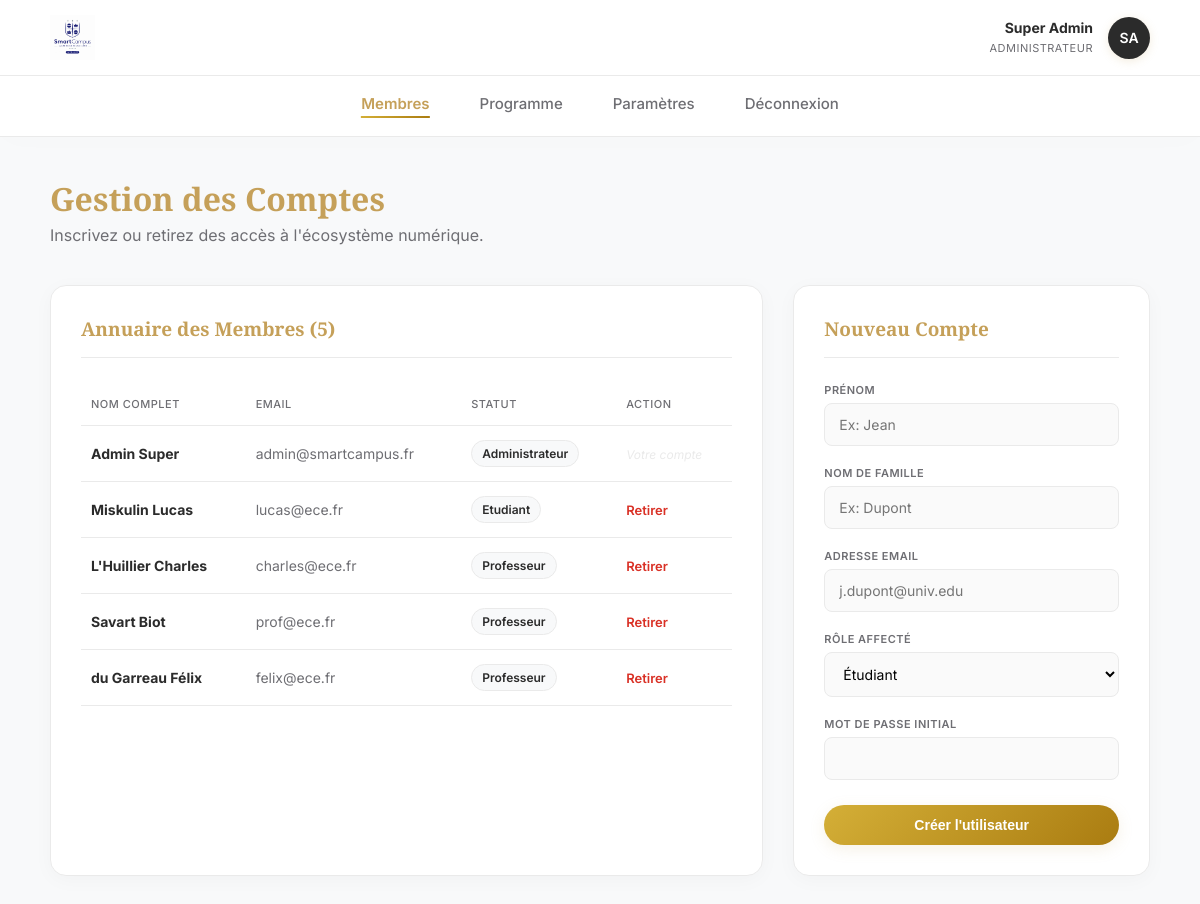
The app's page /dashboard_administrateur.php (signed in) with its own data.
### tables this page shows
CREATE TABLE utilisateurs (
        id INTEGER PRIMARY KEY AUTOINCREMENT,
        prenom TEXT NOT NULL,
        nom TEXT NOT NULL,
        email TEXT UNIQUE NOT NULL,
        role TEXT CHECK(role IN ('etudiant', 'professeur', 'administrateur')) NOT NULL,
        mot_de_passe_hash TEXT NOT NULL,
        statut_compte TEXT DEFAULT 'actif',
        groupe_id INTEGER,
        FOREIGN KEY(groupe_id) REFERENCES groupes(id) ON DELETE SET NULL
    );

### dashboard_administrateur.php (the view, shortened to what this page needs)
<?php
require_once 'db.php';
$stmt_admin = $db->prepare("SELECT prenom, nom FROM utilisateurs WHERE id = ?");
$stmt_admin->execute([$_SESSION['utilisateur_id']]);
$admin = $stmt_admin->fetch(PDO::FETCH_ASSOC);
$initiales = strtoupper(substr($admin['prenom'], 0, 1) . substr($admin['nom'], 0, 1));
$utilisateurs = $db->query("SELECT id, prenom, nom, email, role FROM utilisateurs ORDER BY role, nom")->fetchAll(PDO::FETCH_ASSOC);
?>
<!DOCTYPE html>
<html lang="fr">
<head>
    <link rel="stylesheet" href="style.css">
</head>
<body>
    <header class="top-bar">
        <img src="images/logo.jpg" alt="Logo HEJ">
        <div class="user-widget">
            <div class="user-widget-info" style="text-align: right;">
                <strong><?= htmlspecialchars($admin['prenom'] . ' ' . $admin['nom']) ?></strong>
                <span>Administrateur</span>
            </div>
            <div class="avatar-small" style="background:#2b2b2b;"><?= $initiales ?></div>
        </div>
    </header>
    <nav class="top-nav">
        <a href="dashboard_administrateur.php" class="active">Membres</a>
        <a href="gestion_cours.php">Programme</a>
        <a href="parametres.php">Paramètres</a>
        <a href="deconnexion.php">Déconnexion</a>
    </nav>
    <div class="container">
        <div style="margin-bottom: 40px;">
            <h1 style="margin:0; color:var(--primary);">Gestion des Comptes</h1>
            <p style="margin:5px 0 0 0; color:var(--text-muted);">Inscrivez ou retirez des accès à l'écosystème numérique.</p>
        </div>
        <div class="dashboard-grid">
            <div class="card">
                <div class="card-header"><h2>Annuaire des Membres (<?= count($utilisateurs) ?>)</h2></div>
                <table>
                    <tr><th>Nom complet</th><th>Email</th><th>Statut</th><th>Action</th></tr>
                    <?php foreach ($utilisateurs as $u): ?>
                        <tr>
                            <td><strong><?= htmlspecialchars($u['nom'] . ' ' . $u['prenom']) ?></strong></td>
                            <td style="color: var(--text-muted);"><?= htmlspecialchars($u['email']) ?></td>
                            <td><span class="badge badge-neutral" style="text-transform: capitalize;"><?= htmlspecialchars($u['role']) ?></span></td>
                            <td>
                                <?php if ($u['id'] !== $_SESSION['utilisateur_id']): ?>
                                    <a href="supprimer_utilisateur.php?id=<?= $u['id'] ?>" style="color: var(--danger); font-weight: 600; text-decoration: none; font-size:13px;" onclick="return confirm('Confirmer la suppression définitive ?');">Retirer</a>
                                <?php else: ?>
                                    <span style="color: var(--border); font-size:12px; font-style:italic;">Votre compte</span>
                                <?php endif; ?>
                            </td>
                        </tr>
                    <?php endforeach; ?>
                </table>
            </div>
            <div class="card">
                <div class="card-header"><h2>Nouveau Compte</h2></div>
                <form action="traitement_inscription.php" method="POST">
                    <label>Prénom</label>
                    <input type="text" name="prenom" required placeholder="Ex: Jean">
                    <label>Nom de famille</label>
                    <input type="text" name="nom" required placeholder="Ex: Dupont">
                    <label>Adresse email</label>
                    <input type="email" name="email" required placeholder="j.dupont@univ.edu">
                    <label>Rôle affecté</label>
                    <select name="role" required>
                        <option value="etudiant">Étudiant</option>
                    </select>
                    <label>Mot de passe initial</label>
                    <input type="password" name="mot_de_passe" required>
                    <button type="submit" class="btn-action" style="width: 100%; margin-top: 20px;">Créer l'utilisateur</button>
                </form>
            </div>
        </div>
    </div>
</body>
</html>

### style.css (style rules this page uses)
:root { --primary: #C5A059; --primary-grad: linear-gradient(135deg, #D4AF37 0%, #AA7C11 100%); --primary-light: #fdfaf5; --bg-body: #f8f9fa; --text-main: #2b2b2b; --text-muted: #6e6e73; --border: #eaeaea; --danger: #d93025; --danger-light: #fce8e6; --success: #137333; --success-light: #e6f4ea; --shadow-soft: 0 4px 20px rgba(0, 0, 0, 0.03); --shadow-hover: 0 10px 25px rgba(0, 0, 0, 0.08); }
body { font-family: 'Inter', sans-serif; background-color: var(--bg-body); margin: 0; color: var(--text-main); -webkit-font-smoothing: antialiased; }
h1, h2, h3 { font-family: 'Playfair Display', serif; font-weight: 600; }
.top-bar { display: flex; justify-content: space-between; align-items: center; padding: 15px 50px; background: rgba(255, 255, 255, 0.95); backdrop-filter: blur(10px); border-bottom: 1px solid var(--border); }
.top-bar img { height: 45px; }
.user-widget { display: flex; align-items: center; gap: 15px; }
.avatar-small { width: 42px; height: 42px; border-radius: 50%; background: var(--primary-grad); color: white; display: flex; justify-content: center; align-items: center; font-weight: 600; font-size: 14px; box-shadow: 0 2px 10px rgba(197, 160, 89, 0.2); }
.user-widget-info strong { display: block; font-size: 14px; }
.user-widget-info span { color: var(--text-muted); font-size: 11px; letter-spacing: 0.5px; text-transform: uppercase; }
.top-nav { display: flex; justify-content: center; gap: 50px; padding: 18px 0; background: white; border-bottom: 1px solid var(--border); margin-bottom: 40px; box-shadow: 0 4px 30px rgba(0,0,0,0.01); }
.top-nav a { text-decoration: none; color: var(--text-muted); font-weight: 500; font-size: 15px; transition: all 0.3s ease; position: relative; padding-bottom: 5px; }
.top-nav a::after { content: ''; position: absolute; width: 0; height: 2px; bottom: 0; left: 50%; background: var(--primary-grad); transition: all 0.3s ease; transform: translateX(-50%); }
.top-nav a.active { color: var(--primary); font-weight: 600; }
.top-nav a.active::after { width: 100%; }
.container { max-width: 1100px; margin: 0 auto; padding: 0 20px 60px; animation: fadeUp 0.5s ease-out forwards; }
.dashboard-grid { display: grid; grid-template-columns: 2fr 1fr; gap: 30px; }
.card { background: white; border-radius: 16px; padding: 30px; border: 1px solid var(--border); box-shadow: var(--shadow-soft); transition: transform 0.3s ease, box-shadow 0.3s ease; }
.card-header { border-bottom: 1px solid var(--border); padding-bottom: 15px; margin-bottom: 25px; }
.card-header h2 { margin: 0; font-size: 19px; color: var(--primary); }
.btn-action { background: var(--primary-grad); color: white; padding: 12px 24px; border-radius: 30px; text-decoration: none; font-weight: 600; font-size: 14px; border: none; cursor: pointer; transition: all 0.3s; box-shadow: 0 4px 15px rgba(197, 160, 89, 0.15); display: inline-block; text-align: center; box-sizing: border-box; }
table { width: 100%; border-collapse: collapse; }
th, td { padding: 14px 10px; text-align: left; border-bottom: 1px solid var(--border); font-size: 14px; }
th { color: var(--text-muted); font-weight: 500; text-transform: uppercase; font-size: 11px; letter-spacing: 0.5px; }
.badge { padding: 5px 10px; border-radius: 20px; font-size: 12px; font-weight: 600; display: inline-block; }
.badge-neutral { background: var(--bg-body); color: var(--text-main); border: 1px solid var(--border); }
label { font-size: 11px; font-weight: 600; text-transform: uppercase; color: var(--text-muted); margin-bottom: 6px; display: block; margin-top: 15px; letter-spacing: 0.5px; }
input, select, textarea { width: 100%; padding: 12px 14px; margin-bottom: 5px; border: 1px solid var(--border); border-radius: 8px; box-sizing: border-box; font-family: 'Inter', sans-serif; font-size: 14px; transition: all 0.3s; background-color: #fafafa; }

### records on screen
utilisateurs: prenom+nom "Super Admin", initiales "SA", nom+prenom "Admin Super", email "admin@smartcampus.fr", role "Administrateur", shows "Votre compte"
utilisateurs: nom+prenom "Miskulin Lucas", email "lucas@ece.fr", role "Etudiant"
utilisateurs: nom+prenom "L'Huillier Charles", email "charles@ece.fr", role "Professeur"
utilisateurs: nom+prenom "Savart Biot", email "prof@ece.fr", role "Professeur"
utilisateurs: nom+prenom "du Garreau Félix", email "felix@ece.fr", role "Professeur"

### other values on screen
count($utilisateurs) "5"
